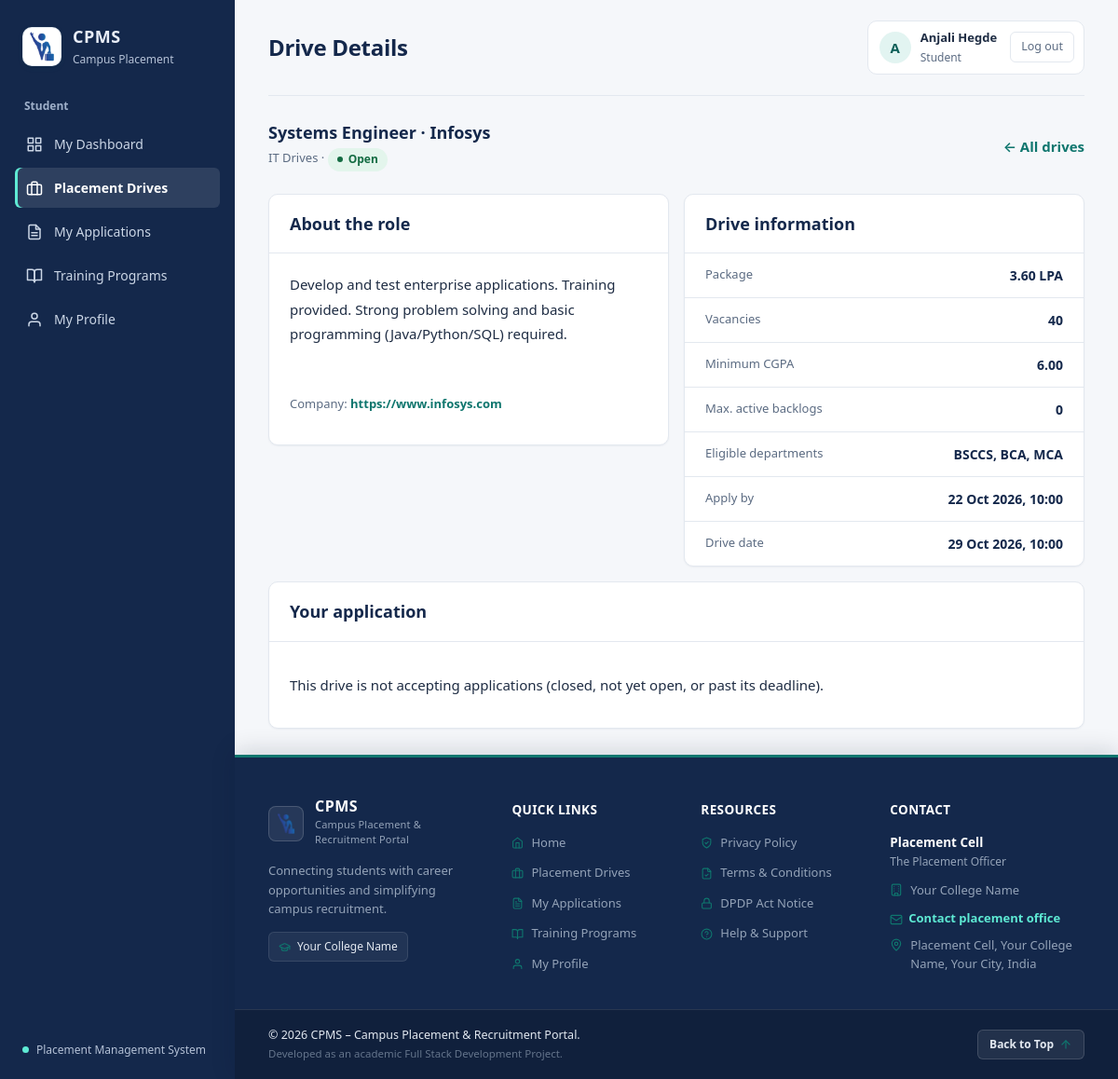
Page /recruitment/2/ (signed in) on the committed database.
### recruitment/models.py (models this page shows, shortened)
class PlacementDrive(models.Model):
    class Category(models.TextChoices):
        IT = "IT", "IT Drives"
        CORE = "CORE", "Core Engineering"
        BANKING = "BANKING", "Banking & Finance"
    class Status(models.TextChoices):
        DRAFT = "DRAFT", "Draft"
        OPEN = "OPEN", "Open"
        CLOSED = "CLOSED", "Closed"
        COMPLETED = "COMPLETED", "Completed"
    company = models.ForeignKey(
        Company,
        on_delete=models.PROTECT,
        related_name="drives"
    )
    title = models.CharField(max_length=150)
    category = models.CharField(
        max_length=10,
        choices=Category.choices
    )
    job_description = models.TextField()
    package_lpa = models.DecimalField(
        max_digits=6,
        decimal_places=2,
        validators=[MinValueValidator(0)]
    )
    minimum_cgpa = models.DecimalField(
        max_digits=4,
        decimal_places=2,
        default=0,
        validators=[
            MinValueValidator(0),
            MaxValueValidator(10)
        ]
    )
    maximum_backlogs = models.PositiveSmallIntegerField(default=0)
    eligible_departments = models.ManyToManyField(
        Department,
        blank=True,
        related_name="placement_drives"
    )
    application_deadline = models.DateTimeField()
    drive_date = models.DateTimeField()
    vacancies = models.PositiveIntegerField(default=1)
    status = models.CharField(
        max_length=10,
        choices=Status.choices,
        default=Status.DRAFT
    )
    created_at = models.DateTimeField(auto_now_add=True)
    def is_accepting_applications(self):
        return (
            self.status == self.Status.OPEN
            and self.application_deadline >= timezone.now()
        )
    def eligibility_issues(self, student):
        issues = []
        if student.cgpa < self.minimum_cgpa:
            issues.append(
                f"Minimum CGPA required is {self.minimum_cgpa} (yours is {student.cgpa})."
            )
        if student.active_backlogs > self.maximum_backlogs:
            issues.append(
                f"Maximum {self.maximum_backlogs} active backlog(s) allowed "
                f"(you have {student.active_backlogs})."
            )
        allowed = {d.pk for d in self.eligible_departments.all()}  # uses prefetch if present
        if allowed and student.department_id not in allowed:
            issues.append("Your department is not eligible for this drive.")
        return issues
    class Meta:
        ordering = ["-drive_date"]

class Company(models.Model):
    name = models.CharField(max_length=150, unique=True)
    industry = models.CharField(max_length=100)
    website = models.URLField(blank=True)
    contact_person = models.CharField(max_length=100, blank=True)
    contact_email = models.EmailField(blank=True)
    contact_phone = models.CharField(max_length=15, blank=True)
    description = models.TextField(blank=True)
    created_at = models.DateTimeField(auto_now_add=True)
    class Meta:
        ordering = ["name"]

### accounts/models.py (models this page shows, shortened)
class Department(models.Model):
    name = models.CharField(max_length=100, unique=True)
    code = models.CharField(max_length=10, unique=True)
    description = models.TextField(blank=True)
    class Meta:
        ordering = ["name"]

### recruitment/views.py (the view)
# urls.py: path("<int:pk>/", views.drive_detail_view, name="drive_detail"),
@login_required
def drive_detail_view(request, pk):
    drive = get_object_or_404(
        PlacementDrive.objects.select_related("company").prefetch_related(
            "eligible_departments"
        ),
        pk=pk,
    )
    context = {"drive": drive}
    if is_student(request.user):
        if drive.status == PlacementDrive.Status.DRAFT:
            return redirect("recruitment:placement_drives")
        student = request.user.student_profile
        application = Application.objects.filter(student=student, drive=drive).first()
        issues = drive.eligibility_issues(student)
        context.update(
            application=application,
            issues=issues,
            can_apply=(
                drive.is_accepting_applications()
                and not issues
                and (application is None or application.status == Application.Status.WITHDRAWN)
            ),
        )
    return render(request, "recruitment/drive_detail.html", context)

### accounts/context_processors.py (called while the page is built)
def legal(request):
    return {
        "INSTITUTION_NAME": settings.INSTITUTION_NAME,
        "INSTITUTION_CITY": settings.INSTITUTION_CITY,
        "INSTITUTION_ADDRESS": settings.INSTITUTION_ADDRESS,
        "PRIVACY_CONTACT_EMAIL": settings.PRIVACY_CONTACT_EMAIL,
        "GRIEVANCE_OFFICER": settings.GRIEVANCE_OFFICER,
        "DATA_RETENTION_YEARS": settings.DATA_RETENTION_YEARS,
        "POLICY_VERSION": settings.POLICY_VERSION,
        "POLICY_LAST_UPDATED": settings.POLICY_LAST_UPDATED,
    }

### templates/recruitment/drive_detail.html (shortened to what this page needs)
{% extends "base.html" %}
{% block page_heading %}Drive Details{% endblock %}
{% block content %}
<div class="welcome-row">
    <div>
        <h2>{{ drive.title }} &middot; {{ drive.company.name }}</h2>
        <p>{{ drive.get_category_display }} &middot; <span class="status-badge status-{{ drive.status|lower }}">{{ drive.get_status_display }}</span></p>
    </div>
    <a class="text-link" href="{% url 'recruitment:placement_drives' %}">&larr; All drives</a>
</div>
<div class="two-col">
<section class="panel">
    <div class="panel-heading"><h2>About the role</h2></div>
    <div class="padded"><p class="prose">{{ drive.job_description|linebreaksbr }}</p></div>
    {% if drive.company.website %}<p class="padded muted">Company: <a class="text-link" href="{{ drive.company.website }}" target="_blank" rel="noopener">{{ drive.company.website }}</a></p>{% endif %}
</section>
<section class="panel">
    <div class="panel-heading"><h2>Drive information</h2></div>
    <dl class="detail-list">
        <div><dt>Package</dt><dd>{{ drive.package_lpa }} LPA</dd></div>
        <div><dt>Vacancies</dt><dd>{{ drive.vacancies }}</dd></div>
        <div><dt>Minimum CGPA</dt><dd>{{ drive.minimum_cgpa }}</dd></div>
        <div><dt>Max. active backlogs</dt><dd>{{ drive.maximum_backlogs }}</dd></div>
        <div><dt>Eligible departments</dt><dd>{% for d in drive.eligible_departments.all %}{{ d.code }}{% if not forloop.last %}, {% endif %}{% empty %}All departments{% endfor %}</dd></div>
        <div><dt>Apply by</dt><dd>{{ drive.application_deadline|date:"d M Y, H:i" }}</dd></div>
        <div><dt>Drive date</dt><dd>{{ drive.drive_date|date:"d M Y, H:i" }}</dd></div>
    </dl>
</section>
</div>
{% if not user.is_staff %}
<section class="panel spaced">
    <div class="panel-heading"><h2>Your application</h2></div>
    <div class="padded">
        {% if application and application.status != 'WITHDRAWN' %}
            <p>You applied on {{ application.applied_at|date:"d M Y" }}. Current status:
               <span class="status-badge status-{{ application.status|lower }}">{{ application.get_status_display }}</span></p>
            <a class="text-link" href="{% url 'recruitment:my_applications' %}">Go to My Applications</a>
        {% elif issues %}
            <p><strong>You are not eligible for this drive:</strong></p>
            <ul class="issue-list">{% for i in issues %}<li>{{ i }}</li>{% endfor %}</ul>
        {% elif not drive.is_accepting_applications %}
            <p>This drive is not accepting applications (closed, not yet open, or past its deadline).</p>
        {% elif can_apply %}
            <p>You meet all the eligibility criteria for this drive.</p>
            <a class="primary-button" href="{% url 'recruitment:apply' drive.pk %}">{% if application %}Re-apply{% else %}Apply now{% endif %}</a>
        {% endif %}
    </div>
</section>
{% endif %}
{% endblock %}

### templates/base.html (shortened to what this page needs)
{% load static %}
<!DOCTYPE html>
<html lang="en">
<head>
    <link rel="stylesheet" href="{% static 'css/style.css' %}?v=4">
</head>
<body>
    {% with page=request.resolver_match.url_name %}
    <div class="app-shell" id="top">
        <aside class="sidebar">
            <a class="brand" href="/">
                <span class="brand-mark">
                    <img src="{% static 'images/cpms_emblem.png' %}" alt="CPMS" class="brand-logo-img">
                </span>
                <span>
                    <strong>CPMS</strong>
                    <small>Campus Placement</small>
                </span>
            </a>
            {% if user.is_staff or user.is_superuser %}
            <p class="nav-label">Administrator</p>
            <nav class="navigation">
                <a data-icon="grid" class="nav-link {% if page == 'staff_dashboard' or page == 'admin_dashboard' %}active{% endif %}" href="{% url 'admin_dashboard' %}">Dashboard</a>
                <a data-icon="user" class="nav-link {% if 'admin_student' in page %}active{% endif %}" href="{% url 'admin_student_list' %}">Manage Students</a>
                <a data-icon="briefcase" class="nav-link {% if 'admin_company' in page %}active{% endif %}" href="{% url 'admin_company_list' %}">Manage Companies</a>
                <a data-icon="briefcase" class="nav-link {% if 'admin_drive' in page or page == 'placement_drives' or page == 'drive_detail' %}active{% endif %}" href="{% url 'admin_drive_list' %}">Placement Drives</a>
                <a data-icon="file" class="nav-link {% if 'admin_application' in page or page == 'manage_applications' %}active{% endif %}" href="{% url 'admin_application_list' %}">Applications</a>
                <a data-icon="book" class="nav-link {% if 'admin_training' in page %}active{% endif %}" href="{% url 'admin_training_list' %}">Training Programs</a>
                <form method="post" action="{% url 'accounts:logout' %}" style="display: block; width: 100%; margin-top: 4px;">
                    {% csrf_token %}
                    <button type="submit" class="nav-link" data-icon="shield" style="width: 100%; text-align: left; background: none; border: none; cursor: pointer; color: inherit; font: inherit; padding: 10px 14px;">
                        Logout
                    </button>
                </form>
            </nav>
            {% else %}
            <p class="nav-label">Student</p>
            <nav class="navigation">
                <a data-icon="grid" class="nav-link {% if page == 'student_dashboard' %}active{% endif %}" href="{% url 'accounts:student_dashboard' %}">My Dashboard</a>
                <a data-icon="briefcase" class="nav-link {% if page == 'placement_drives' or page == 'drive_detail' or page == 'apply' %}active{% endif %}" href="{% url 'recruitment:placement_drives' %}">Placement Drives</a>
                <a data-icon="file" class="nav-link {% if page == 'my_applications' %}active{% endif %}" href="{% url 'recruitment:my_applications' %}">My Applications</a>
                <a data-icon="book" class="nav-link {% if page == 'training_programs' %}active{% endif %}" href="{% url 'training:training_programs' %}">Training Programs</a>
                <a data-icon="user" class="nav-link {% if page == 'student_profile' %}active{% endif %}" href="{% url 'accounts:student_profile' %}">My Profile</a>
            </nav>
            {% endif %}
            <div class="sidebar-footer">
                <span class="status-dot"></span>
                <span>Placement Management System</span>
            </div>
        </aside>
        <main class="main-content">
            <header class="topbar">
                <h1>{% block page_heading %}Dashboard{% endblock %}</h1>
                <div class="user-chip">
                    <span class="avatar" aria-hidden="true">{{ user.username|slice:":1"|upper }}</span>
                    <span>
                        <strong>{{ user.get_full_name|default:user.username }}</strong>
                        <small>{% if user.is_staff or user.is_superuser %}Administrator{% else %}Student{% endif %}</small>
                    </span>
                    <form method="post" action="{% url 'accounts:logout' %}" class="logout-form">
                        <button type="submit" class="logout-button">Log out</button>
                    </form>
                </div>
            </header>
            <section class="page-content">
                {% block content %}{% endblock %}
            </section>
            {% include "includes/footer.html" %}
        </main>
    </div>
    {% endwith %}
</body>
</html>

### rows in the picture
PlacementDrive: title "Systems Engineer", company.name "Infosys", category "IT Drives", status "Open", job_description "Develop and test enterprise applications. Training provided. Strong problem solving and basic programming (Java/Python/SQL) required.", company.website "https://www.infosys.com", package_lpa "3.60", vacancies "40", minimum_cgpa "6.00", maximum_backlogs "0", application_deadline "22 Oct 2026, 10:00", drive_date "29 Oct 2026, 10:00"
Department: code "BSCCS"
Department: code "BCA"
Department: code "MCA"

### other values in the picture
{{ user.username|slice:":1"|upper }} "A"
{{ user.get_full_name|default:user.username }} "Anjali Hegde"
{{ INSTITUTION_NAME }} "Your College Name"
{{ GRIEVANCE_OFFICER }} "The Placement Officer"
{{ INSTITUTION_ADDRESS }} "Placement Cell, Your College Name, Your City, India"
